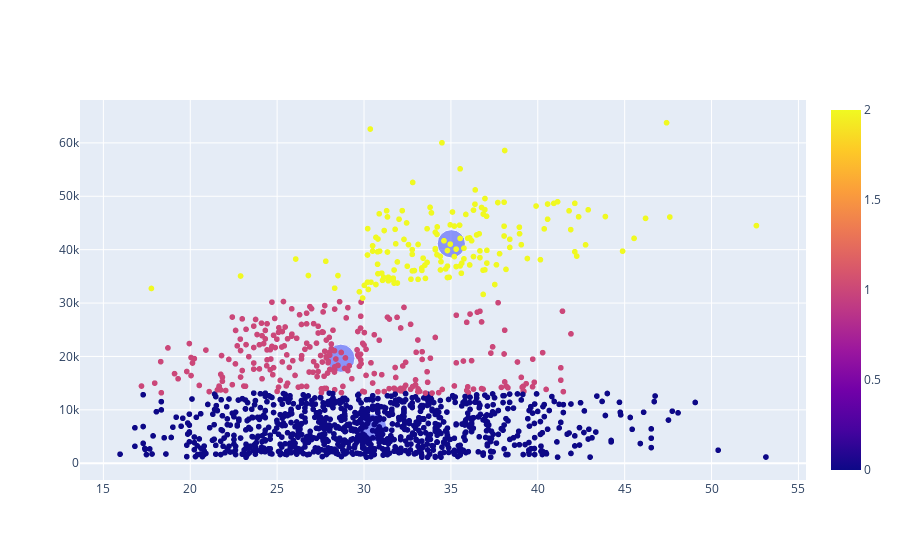

The cell this chart's notebook holds for it:
### Code cell
grafico = px.scatter(x = info["BMI Float"],
                     y = info["Charges Float"],
                     color= info["cluster"])

grafico_centroide = px.scatter(x = center_cluster[:,0], y = center_cluster[:,1], size = [7,7,7])
grafico_final_petala = go.Figure(data = grafico.data + grafico_centroide.data)
grafico_final_petala.show()

### Figure 1 — Plotly figure (JSON) as saved in the notebook; plotly's stock layout.template omitted (floating-point values rounded to 4 significant figures; data arrays with more than 128 entries replaced by an {"elided": "..."} marker saying what was removed)
{"data": [{"hovertemplate": "x=%{x}<br>y=%{y}<br>color=%{marker.color}<extra></extra>", "legendgroup": "", "marker": {"color": {"elided": "1338 int values"}, "coloraxis": "coloraxis", "symbol": "circle"}, "mode": "markers", "name": "", "showlegend": false, "type": "scattergl", "x": {"elided": "1338 float values"}, "xaxis": "x", "y": {"elided": "1338 float values"}, "yaxis": "y"}, {"hovertemplate": "x=%{x}<br>y=%{y}<br>size=%{marker.size}<extra></extra>", "legendgroup": "", "marker": {"color": "#636efa", "size": [7, 7, 7], "sizemode": "area", "sizeref": 0.0175, "symbol": "circle"}, "mode": "markers", "name": "", "orientation": "v", "showlegend": false, "type": "scatter", "x": [30.5, 28.67, 35.02], "xaxis": "x", "y": [6609.0, 19660.0, 41100.0], "yaxis": "y"}], "layout": {}}
